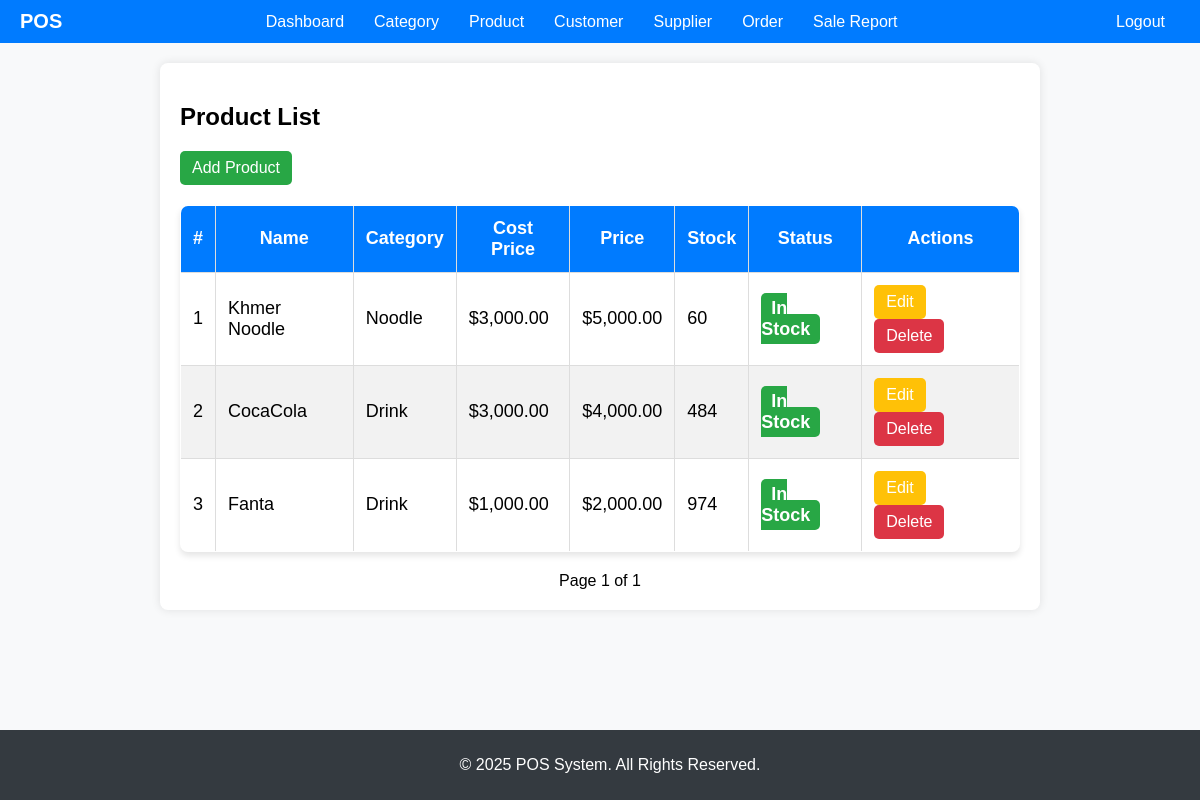
/products/, run on an earlier commit of the app's database.
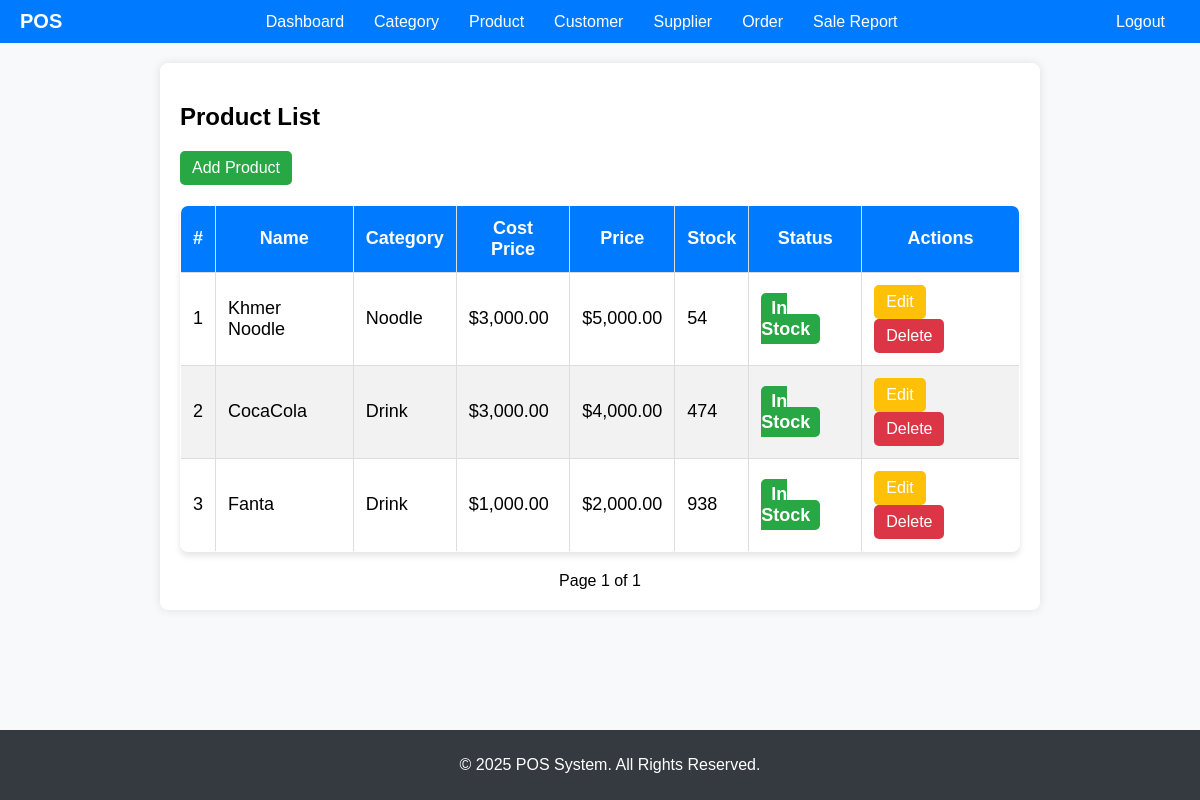
And on a later commit of the database.
### products/models.py (models this page shows, shortened)
class Product(models.Model):
    name = models.CharField(max_length=200)
    sku = sku = models.CharField(
        max_length=100, unique=True, default=uuid.uuid4)
    barcode = models.CharField(
        max_length=100, unique=True, blank=True, null=True)
    category = models.ForeignKey(
        Category, on_delete=models.CASCADE, related_name="products")
    price = models.DecimalField(max_digits=10, decimal_places=2)
    cost_price = models.DecimalField(max_digits=10, decimal_places=2)
    stock = models.IntegerField(default=0)
    status = models.BooleanField(default=True)
    created_at = models.DateTimeField(auto_now_add=True)

### categories/models.py (models this page shows, shortened)
class Category(models.Model):
    name = models.CharField(max_length=255, unique=True)

### products/views.py (the view)
# urls.py: path("products/", product_list, name="product_list"),
def product_list(request):
    products = Product.objects.all().order_by('-id')
    paginator = Paginator(products, 15)  # Show 15 products per page
    page_number = request.GET.get('page')
    page_obj = paginator.get_page(page_number)
    return render(request, "product_list.html", {"products": page_obj})

### products/templates/product_list.html (shortened to what this page needs)
{% extends "base.html" %}
{% load static %}
{% load humanize %}
{% block content %}
    <h2>Product List</h2>
    <a href="{% url 'product_add' %}" class="btn btn-success">Add Product</a>
    <table class="styled-table">
        <thead>
            <tr>
                <th>#</th>
                <th>Name</th>
                <th>Category</th>
                <th>Cost Price</th>
                <th>Price</th>
                <th>Stock</th>
                <th>Status</th>
                <th>Actions</th>
            </tr>
        </thead>
        <tbody>
            {% for product in products %}
            <tr>
                <td>{{ forloop.counter }}</td>
                <td>{{ product.name }}</td>
                <td>{{ product.category.name }}</td>
                <td>${{ product.cost_price|intcomma }}</td>
                <td>${{ product.price|intcomma }}</td>
                <td>{{ product.stock|intcomma }}</td>
                <td>
                    {% if product.stock > 0 %}
                        <span class="status in-stock">In Stock</span>
                    {% else %}
                        <span class="status out-of-stock">Out of Stock</span>
                    {% endif %}
                </td>
                <td>
                    <a href="{% url 'product_edit' product.id %}" class="btn btn-warning">Edit</a>
                    <a href="{% url 'product_delete' product.id %}" class="btn btn-danger">Delete</a>
                </td>
            </tr>
            {% empty %}
            <tr>
                <td colspan="8" style="text-align: center;">No products found.</td>
            </tr>
            {% endfor %}
        </tbody>
    </table>
    <div class="pagination">
        <span>Page {{ products.number }} of {{ products.paginator.num_pages }}</span>
    </div>
{% endblock %}

What changed in the data, as far as the page shows it:
changed Product "Khmer Noodle": stock "60" → "54"
changed Product "CocaCola": stock "484" → "474"
changed Product "Fanta": stock "974" → "938"
